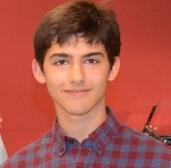
#> input picture images/me.jpg, 171 x 168 px
$ python face_blurrer.py
#> lines starting #> are read from the running program, lines starting #| are printed output that depends on the picture; after the words box and inside, x2 and y2 are one past the last pixel; in counts of white or black regions, pixels touching at a corner belong together
#> further down, img is the input picture: shape (168, 171, 3); mean B, G, R 72.4, 83.7, 170.8
import cv2 as cv
import matplotlib.pyplot as plt

global FACE_CASCADE
FACE_CASCADE = cv.CascadeClassifier('haarcascade_frontalface_default.xml')

def blur_faces(img):
    ''' takes image as input, returns same image with faces blurred '''
    # convert to gray scale
    gray = cv.cvtColor(img, cv.COLOR_BGR2GRAY)
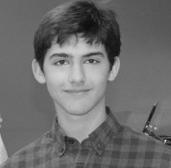
#> gray: shape (168, 171); min 8, max 236, mean 108.5
    # get faces
    faces = FACE_CASCADE.detectMultiScale(gray, 1.01, 4)
#> faces = [[37, 30, 82, 82]]
    for (x, y, h, w) in faces:
        crop = img[y:y+w, x:x+h, :]
        img[y:y+w, x:x+h, :] = cv.blur(crop, (15,15))
#> this loop made 1 pass
#> pass 1, in blur_faces, `crop = img[y:y+w, x:x+h, :]`:
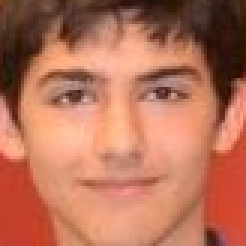
#> crop: shape (82, 82, 3) (shown 3 times larger); mean B, G, R 88.8, 113.1, 183
#> after the loop:
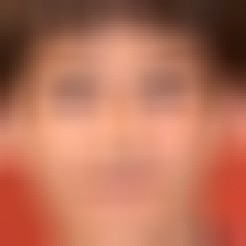
#> crop: shape (82, 82, 3) (shown 3 times larger); mean B, G, R 88.8, 113.1, 183
#> after the loop:
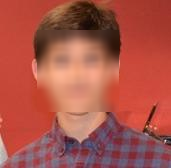
#> img: shape (168, 171, 3); mean B, G, R 72.5, 83.7, 170.8
    return img

# img = cv.imread('images/ferguson.jpeg')
img = cv.imread('images/me.jpg')
blur_img = blur_faces(img)
plt.imshow(img)
plt.show()

$ run again, with images/ferguson.jpeg copied over images/me.jpg
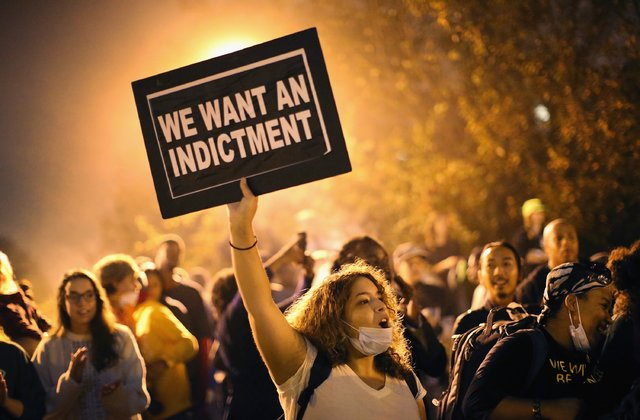
#> input picture images/ferguson.jpeg, 640 x 420 px
#> img is the input picture: shape (420, 640, 3); mean B, G, R 49.1, 87.3, 126.1
#> in blur_faces, `gray = cv.cvtColor(img, cv.COLOR_BGR2GRAY)`:
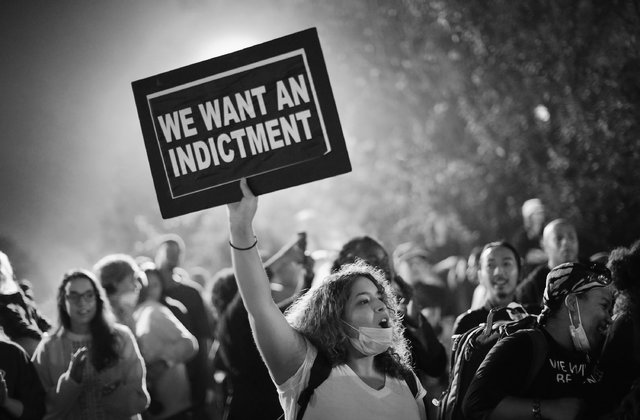
#> gray: shape (420, 640); min 0, max 254, mean 94.6
#> faces = [[384, 302, 25, 25], [178, 106, 28, 28], [61, 282, 41, 41], [543, 222, 42, 42], [505, 295, 41, 41], [475, 247, 48, 48], [515, 61, 39, 39], [380, 274, 68, 68], [303, 213, 111, 111], [467, 40, 152, 152]]
#> the loop in blur_faces, `for (x, y, h, w) in faces:` made 10 passes
#> after the loop in blur_faces, `for (x, y, h, w) in faces:`:
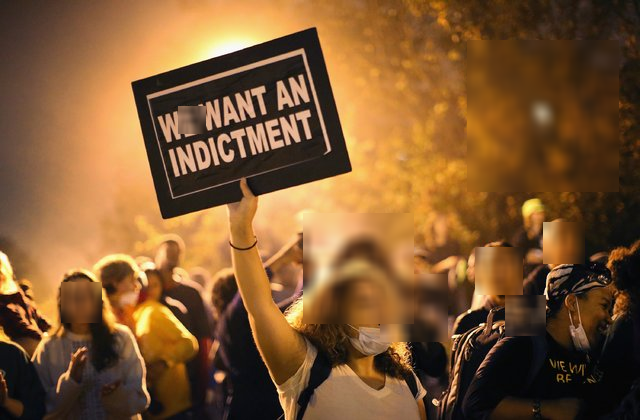
#> img: shape (420, 640, 3); 17.31% of pixels changed, all inside (x1, y1, x2, y2) = (61, 40, 619, 342)
